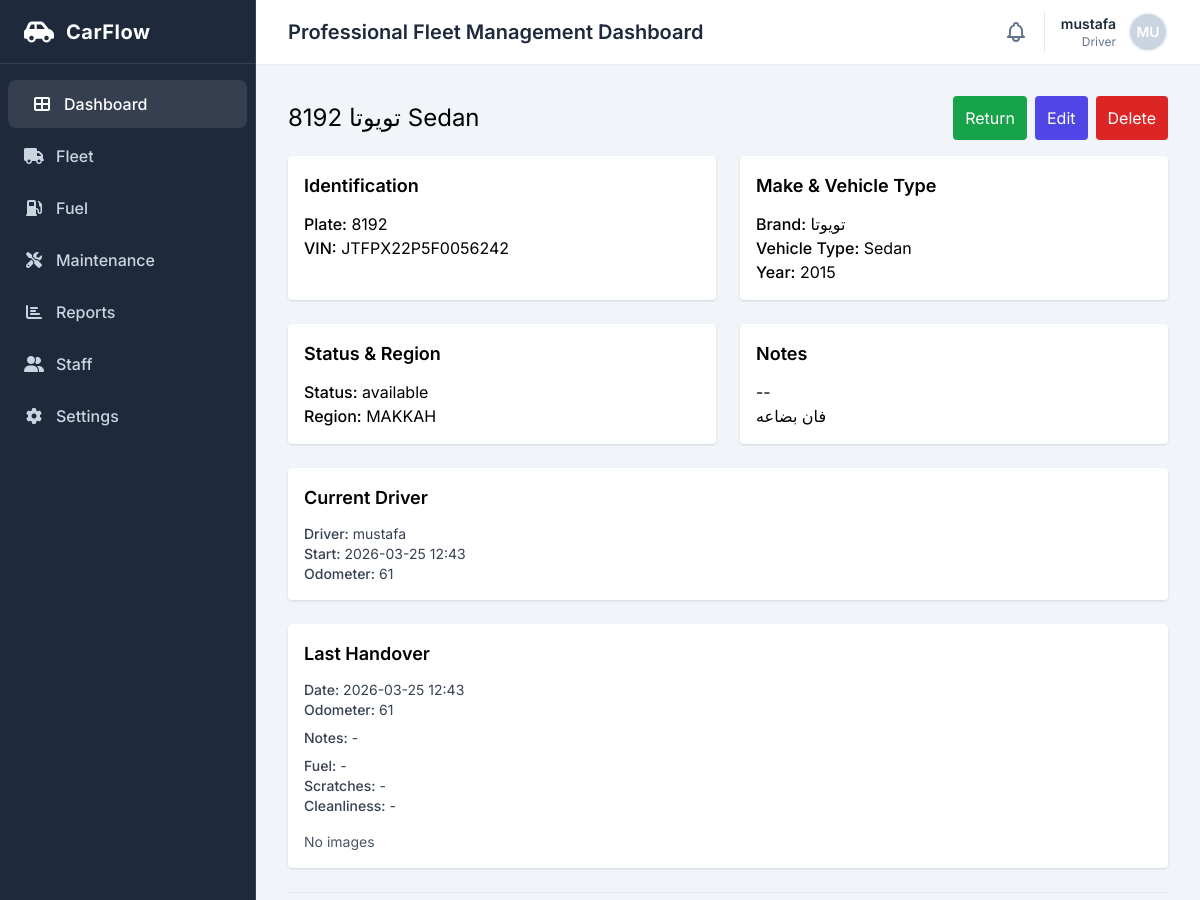
Page /fleet/cars/2/ (signed in, upper part) on the earlier database version.
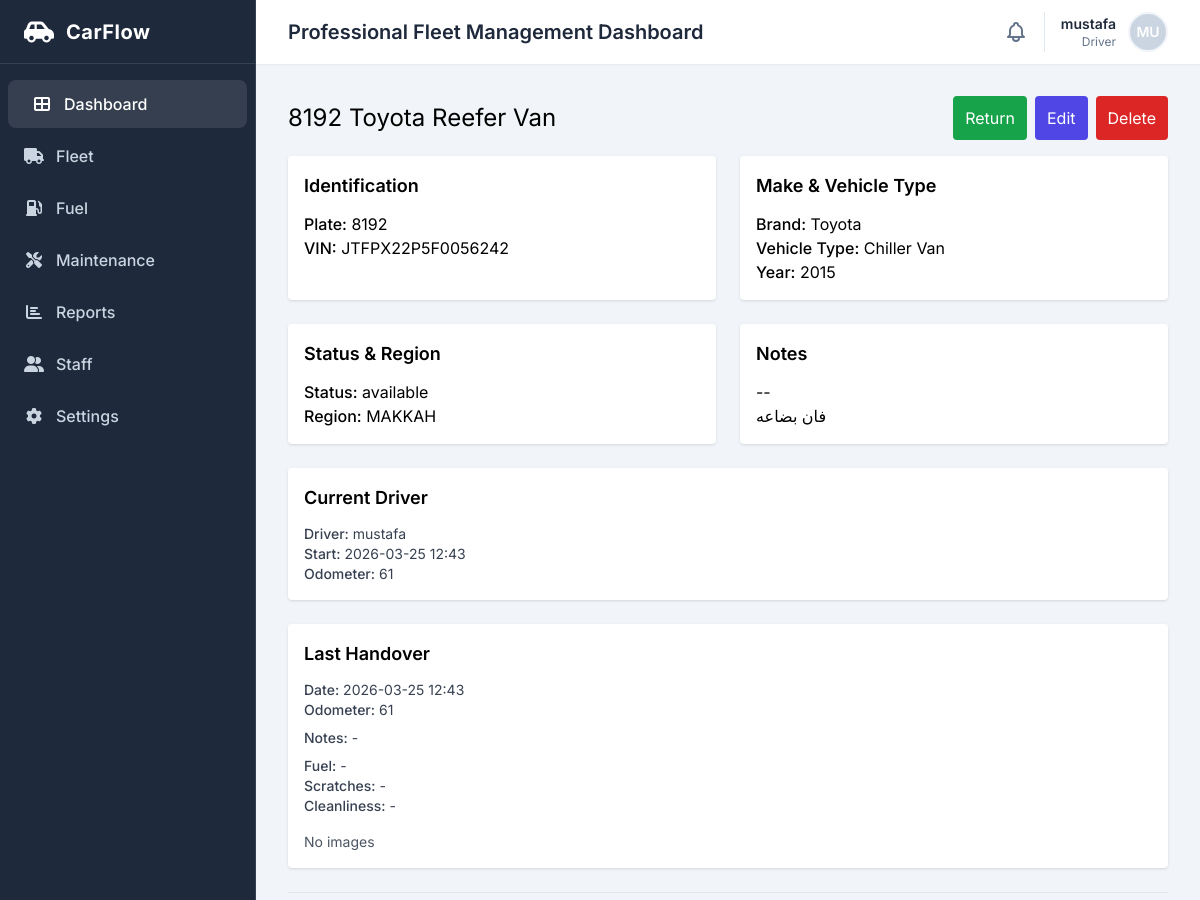
Same page on the later database version.
### fleet/models.py (models this page shows, shortened)
class Car(models.Model):
    STATUS_CHOICES = [
        ("available", "Available"),
        ("assigned", "Assigned"),
        ("maintenance", "Maintenance"),
        ("inactive", "Inactive"),
    ]
    VEHICLE_TYPE_CHOICES = [
        ("Sedan", "Sedan"),
        ("Reefer Van", "Chiller Van"),
        ("Reefer Truck", "Reefer Truck"),
        ("Reefer Pickup", "Reefer Pickup"),
    ]
    plate_number = models.CharField(max_length=20, unique=True, db_index=True)
    brand = models.CharField(max_length=100, default='Unknown')
    vehicle_type = models.CharField(max_length=100, choices=VEHICLE_TYPE_CHOICES, verbose_name="Vehicle Type", default="Sedan")
    year = models.PositiveIntegerField()
    vin = models.CharField(max_length=64, blank=True)
    status = models.CharField(
        max_length=20,
        choices=STATUS_CHOICES,
        default="available",
        db_index=True,
    )
    region = models.ForeignKey(
        "accounts.Region",
        on_delete=models.SET_NULL,
        null=True,
        blank=True,
        related_name="cars",
    )
    notes = models.TextField(blank=True)
    created_at = models.DateTimeField(auto_now_add=True)
    class Meta:
        ordering = ["plate_number"]

### accounts/models.py (models this page shows)
class Region(models.Model):
    code = models.CharField(max_length=16, unique=True)
    name = models.CharField(max_length=64, unique=True)
    class Meta:
        ordering = ["name"]
    def __str__(self):
        return self.name

### fleet/views.py (the view, shortened to what this page needs)
# urls.py: path("cars/<int:pk>/", CarDetailView.as_view(), name="car_detail"),
class CarDetailView(LoginRequiredMixin, DetailView):
    model = Car
    template_name = "fleet/car_detail.html"
    def get_queryset(self):
        qs = Car.objects.all()
        if self.request.user.groups.filter(name="Driver").exists() and not (self.request.user.is_superuser or self.request.user.groups.filter(name__in=["Manager", "Fleet Manager", "Admin"]).exists()):
            assigned_ids = list(
                DriverAssignment.objects.filter(driver=self.request.user, active=True).values_list("car_id", flat=True)
            )
            qs = qs.filter(id__in=assigned_ids)
        return qs
    def get_context_data(self, **kwargs):
        context = super().get_context_data(**kwargs)
        car = self.object
        context["conditions_count"] = 0
        context["maintenance_count"] = car.maintenance_requests.count()
        today = timezone.localdate()
        maintenance_items = []
        context["maintenance_items"] = maintenance_items
        context["current_assignment"] = (
            car.assignments.select_related("driver__user").filter(end_date__isnull=True).order_by("-start_date").first()
        )
        context["assignment_history"] = list(
            car.assignments.select_related("driver__user").order_by("-start_date")[:10]
        )
        last_handover_event = car.events.filter(event_type="handover").prefetch_related("images").first()
        context["last_handover_event"] = last_handover_event
        if last_handover_event:
            try:
                context["last_handover_condition"] = last_handover_event.condition
            except Exception:
                context["last_handover_condition"] = None
        else:
            context["last_handover_condition"] = None
        accidents_qs = car.events.filter(event_type="accident").order_by("-created_at")
        context["accidents_count"] = accidents_qs.count()
        accidents_items = []
        context["accidents_items"] = accidents_items
        costs = car.costs.all()
        month_start = today.replace(day=1)
        if month_start.month == 12:
            next_month = date(month_start.year + 1, 1, 1)
        else:
            next_month = date(month_start.year, month_start.month + 1, 1)
        month_costs = costs.filter(cost_date__gte=month_start, cost_date__lt=next_month)
        context["costs"] = list(costs.order_by("-cost_date", "-created_at")[:10])
        context["month_total_cost"] = month_costs.aggregate(total=Sum("amount"))["total"] or 0
        category_labels = dict(CarCost.CATEGORY_CHOICES)
        context["month_category_totals"] = [
            {
                "category": item["category"],
                "label": category_labels.get(item["category"], item["category"]),
                "total": item["total"],
            }
            for item in month_costs.values("category").annotate(total=Sum("amount")).order_by("category")
        ]
        return context

### fleet/templates/fleet/car_detail.html (shortened to what the changed rows need)
{% extends "base.html" %}
{% block content %}
    <div class="flex flex-col sm:flex-row sm:items-center justify-between gap-3">
      <h1 class="text-2xl break-words">{{ object.plate_number }} {{ object.brand }} {{ object.vehicle_type }}</h1>
      <div class="flex flex-wrap items-center justify-start sm:justify-end gap-2">
        {% if current_assignment %}
        <a href="{% url 'fleet:car_return' object.pk %}" class="tap-target inline-flex items-center justify-center px-3 py-2 bg-green-600 text-white rounded">Return</a>
        {% else %}
        <a href="{% url 'fleet:car_handover' object.pk %}" class="tap-target inline-flex items-center justify-center px-3 py-2 bg-blue-600 text-white rounded">Handover</a>
        {% endif %}
        <a href="{% url 'fleet:car_edit' object.pk %}" class="tap-target inline-flex items-center justify-center px-3 py-2 bg-indigo-600 text-white rounded">Edit</a>
        <a href="{% url 'fleet:car_delete' object.pk %}" class="tap-target inline-flex items-center justify-center px-3 py-2 bg-red-600 text-white rounded">Delete</a>
      </div>
    </div>
    <div class="grid grid-cols-1 md:grid-cols-2 gap-6 mt-4">
      <section class="p-4 bg-white rounded shadow">
        <h2 class="text-lg font-semibold mb-3">Identification</h2>
        <p><span class="font-medium">Plate:</span> {{ object.plate_number }}</p>
        <p><span class="font-medium">VIN:</span> {{ object.vin|default:'-' }}</p>
      </section>
      <section class="p-4 bg-white rounded shadow">
        <h2 class="text-lg font-semibold mb-3">Make & Vehicle Type</h2>
        <p><span class="font-medium">Brand:</span> {{ object.brand }}</p>
        <p><span class="font-medium">Vehicle Type:</span> {{ object.get_vehicle_type_display|default:object.vehicle_type }}</p>
        <p><span class="font-medium">Year:</span> {{ object.year }}</p>
      </section>
      <section class="p-4 bg-white rounded shadow">
        <h2 class="text-lg font-semibold mb-3">Status & Region</h2>
        <p><span class="font-medium">Status:</span> {{ object.status }}</p>
        <p><span class="font-medium">Region:</span> {{ object.region|default:'-' }}</p>
      </section>
      <section class="p-4 bg-white rounded shadow">
        <h2 class="text-lg font-semibold mb-3">Notes</h2>
        <p class="whitespace-pre-line">{{ object.notes|default:'-' }}</p>
      </section>
    </div>
    <section class="p-4 bg-white rounded shadow mt-6">
      <h2 class="text-lg font-semibold mb-3">Current Driver</h2>
    </section>
    <section class="p-4 bg-white rounded shadow mt-6">
      <h2 class="text-lg font-semibold mb-3">Last Handover</h2>
    </section>
{% endblock %}

Differences in the rows shown:
changed Car "JTFPX22P5F0056242": brand "تويوتا" → "Toyota"; vehicle_type "Sedan" → "Reefer Van"; vehicle_type "Sedan" → "Chiller Van"
